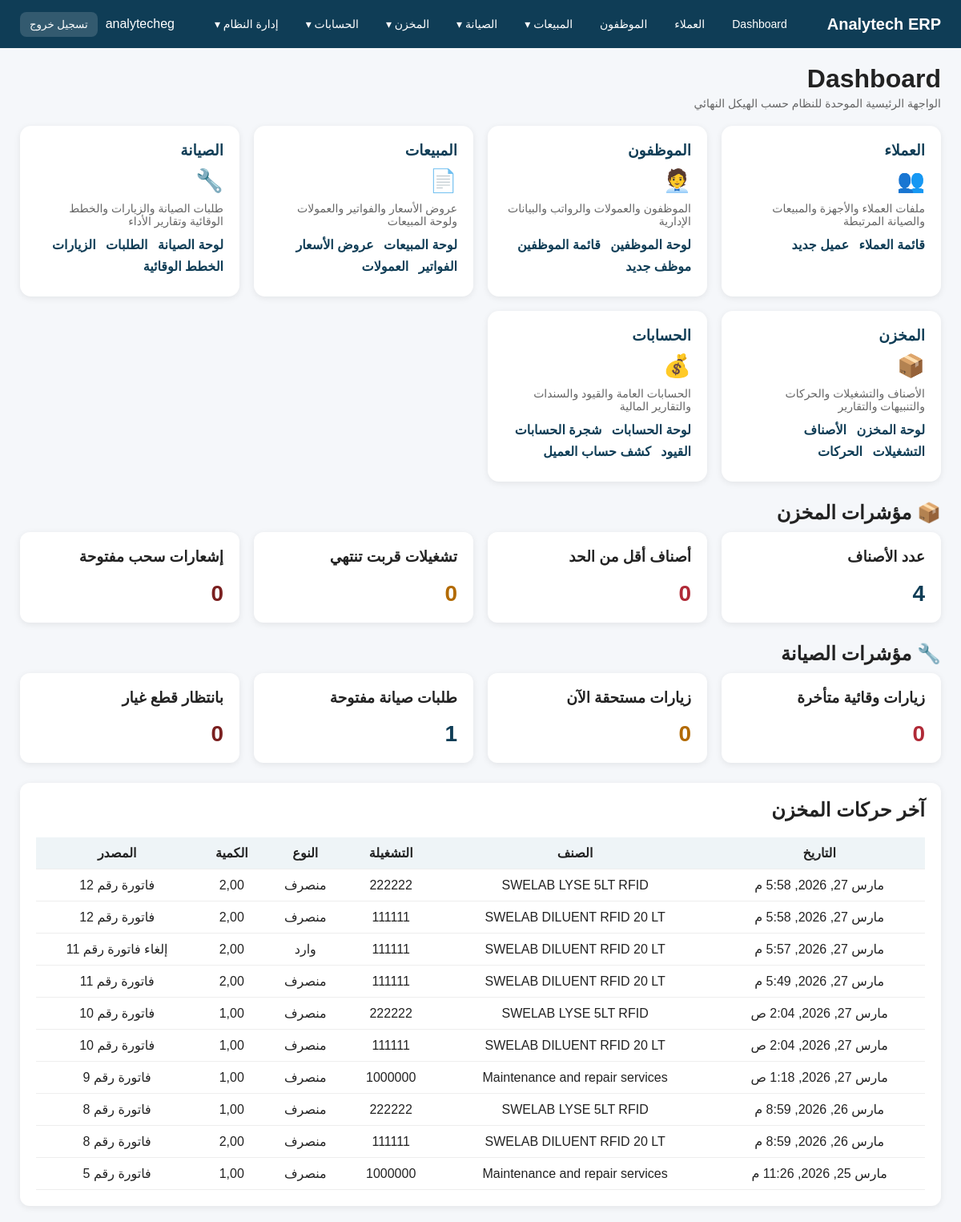
The app's page / (signed in) with its own data.
### app_inventory/models.py (models this page shows, shortened)
class InventoryTransaction(models.Model):
    TRANSACTION_TYPES = [
        ('IN', 'وارد'),
        ('OUT', 'منصرف'),
        ('ADJUSTMENT', 'تسوية'),
    ]
    SOURCE_TYPES = [
        ('Supplier', 'مورد'),
        ('Customer', 'عميل'),
        ('Customer Return', 'مرتجع عميل'),
        ('Maintenance', 'صيانة'),
        ('Maintenance Return', 'مرتجع صيانة'),
        ('Adjustment', 'تسوية'),
        ('Other', 'أخرى'),
    ]
    item = models.ForeignKey(
        InventoryItem,
        on_delete=models.CASCADE,
        related_name='transactions',
        verbose_name='الصنف'
    )
    lot = models.ForeignKey(
        InventoryLot,
        on_delete=models.SET_NULL,
        blank=True,
        null=True,
        verbose_name='التشغيلة'
    )
    transaction_type = models.CharField(max_length=20, choices=TRANSACTION_TYPES, verbose_name='نوع الحركة')
    source_type = models.CharField(max_length=30, choices=SOURCE_TYPES, blank=True, null=True, verbose_name='مصدر الحركة')
    source_name = models.CharField(max_length=200, blank=True, null=True, verbose_name='اسم المصدر / المرجع')
    quantity = models.DecimalField(max_digits=12, decimal_places=2, verbose_name='الكمية')
    balance_before = models.DecimalField(max_digits=12, decimal_places=2, default=0, verbose_name='الرصيد قبل')
    balance_after = models.DecimalField(max_digits=12, decimal_places=2, default=0, verbose_name='الرصيد بعد')
    transaction_date = models.DateTimeField(auto_now_add=True, verbose_name='تاريخ الحركة')
    reference = models.CharField(max_length=200, blank=True, null=True, verbose_name='المرجع')
    notes = models.TextField(blank=True, null=True, verbose_name='ملاحظات')
    class Meta:
        verbose_name = 'حركة مخزنية'
        verbose_name_plural = 'حركات المخزن'
        ordering = ['transaction_date', 'id']

class InventoryItem(models.Model):
    ITEM_TYPES = [
        ('Spare Part', 'قطعة غيار'),
        ('Diluent', 'Diluent'),
        ('Lyse', 'Lyse'),
        ('Cleaner', 'Cleaner'),
        ('Control', 'Control'),
        ('Calibrator', 'Calibrator'),
        ('Other', 'أخرى'),
    ]
    item_name = models.CharField(max_length=200, verbose_name='اسم الصنف')
    item_type = models.CharField(max_length=50, choices=ITEM_TYPES, verbose_name='نوع الصنف')
    item_code = models.CharField(max_length=100, unique=True, verbose_name='كود الصنف')
    quantity = models.DecimalField(max_digits=12, decimal_places=2, default=0, verbose_name='إجمالي الكمية')
    unit = models.CharField(max_length=50, blank=True, null=True, verbose_name='الوحدة')
    min_stock = models.DecimalField(max_digits=12, decimal_places=2, default=0, verbose_name='الحد الأدنى')
    purchase_price = models.DecimalField(max_digits=12, decimal_places=2, default=0, verbose_name='سعر الشراء')
    sale_price = models.DecimalField(max_digits=12, decimal_places=2, default=0, verbose_name='سعر البيع')
    supplier = models.CharField(max_length=200, blank=True, null=True, verbose_name='المورد')
    notes = models.TextField(blank=True, null=True, verbose_name='ملاحظات')
    class Meta:
        verbose_name = 'صنف مخزني'
        verbose_name_plural = 'أصناف المخزن'
        ordering = ['item_name']

class InventoryLot(models.Model):
    item = models.ForeignKey(
        InventoryItem,
        on_delete=models.CASCADE,
        related_name='lots',
        verbose_name='الصنف'
    )
    lot_number = models.CharField(max_length=100, verbose_name='رقم التشغيلة')
    quantity = models.DecimalField(max_digits=12, decimal_places=2, default=0, verbose_name='كمية التشغيلة')
    expiry_date = models.DateField(blank=True, null=True, verbose_name='تاريخ الانتهاء')
    created_at = models.DateTimeField(auto_now_add=True)
    class Meta:
        verbose_name = 'تشغيلة'
        verbose_name_plural = 'التشغيلات'
        unique_together = ('item', 'lot_number')
        ordering = ['expiry_date', 'created_at', 'id']
    def is_expiring_soon(self):
        return bool(self.expiry_date and date.today() <= self.expiry_date <= date.today() + timedelta(days=90))

### app_inventory/views.py (the view)
# urls.py: path('', dashboard, name='dashboard'),
def dashboard(request):
    total_items = InventoryItem.objects.count()
    low_stock_items = InventoryItem.objects.filter(quantity__lte=0)
    recent_transactions = InventoryTransaction.objects.select_related('item', 'lot').all().order_by('-transaction_date', '-id')[:10]
    expiring_lots = [lot for lot in InventoryLot.objects.select_related('item').all() if lot.is_expiring_soon()]
    recall_open = RecallNotice.objects.filter(status__in=['Open', 'In Progress']).count()
    active_plans = PreventiveMaintenancePlan.objects.select_related('customer', 'device').filter(is_active=True)
    maintenance_due_count = sum(1 for plan in active_plans if plan.is_due and not plan.is_overdue)
    maintenance_overdue_count = sum(1 for plan in active_plans if plan.is_overdue)
    maintenance_open_requests = MaintenanceRequest.objects.exclude(
        status__in=['Resolved', 'Closed']
    ).count()
    maintenance_waiting_parts = MaintenanceVisit.objects.filter(
        status='Waiting Parts'
    ).count()
    return render(request, 'dashboard.html', {
        'total_items': total_items,
        'low_stock_count': low_stock_items.count(),
        'recent_transactions': recent_transactions,
        'expiring_lots_count': len(expiring_lots),
        'recall_open_count': recall_open,
        'maintenance_due_count': maintenance_due_count,
        'maintenance_overdue_count': maintenance_overdue_count,
        'maintenance_open_requests': maintenance_open_requests,
        'maintenance_waiting_parts': maintenance_waiting_parts,
    })

### app_maintenance/models.py (called while the page is built)
    @property
    def is_due(self):
        return bool(self.next_due_date and self.next_due_date <= timezone.localdate())

    @property
    def is_overdue(self):
        if not self.next_due_date:
            return False
        return timezone.localdate() > (self.next_due_date + timedelta(days=self.grace_days))

### templates/dashboard.html (shortened to what this page needs)
{% extends 'base.html' %}
{% block content %}
<div class="topbar">
    <div>
        <h1>Dashboard</h1>
        <div class="sub">الواجهة الرئيسية الموحدة للنظام حسب الهيكل النهائي</div>
    </div>
</div>
<div class="hub-grid" style="margin-bottom:25px;">
    <div class="hub-card">
        <h3>العملاء</h3>
        <div class="value">👥</div>
        <div class="sub">ملفات العملاء والأجهزة والمبيعات والصيانة المرتبطة</div>
        <div class="links" style="margin-top:12px;">
            <a href="/customers/">قائمة العملاء</a>
            <a href="/customers/new/">عميل جديد</a>
        </div>
    </div>
    <div class="hub-card">
        <h3>الموظفون</h3>
        <div class="value">🧑‍💼</div>
        <div class="sub">الموظفون والعمولات والرواتب والبيانات الإدارية</div>
        <div class="links" style="margin-top:12px;">
            <a href="/employees/">لوحة الموظفين</a>
            <a href="/employees/list/">قائمة الموظفين</a>
            <a href="/employees/create/">موظف جديد</a>
        </div>
    </div>
    <div class="hub-card">
        <h3>المبيعات</h3>
        <div class="value">📄</div>
        <div class="sub">عروض الأسعار والفواتير والعمولات ولوحة المبيعات</div>
        <div class="links" style="margin-top:12px;">
            <a href="/reports/sales/">لوحة المبيعات</a>
            <a href="/quotations/">عروض الأسعار</a>
            <a href="/invoices/">الفواتير</a>
            <a href="/reports/commissions/">العمولات</a>
        </div>
    </div>
    <div class="hub-card">
        <h3>الصيانة</h3>
        <div class="value">🔧</div>
        <div class="sub">طلبات الصيانة والزيارات والخطط الوقائية وتقارير الأداء</div>
        <div class="links" style="margin-top:12px;">
            <a href="/maintenance/reports/">لوحة الصيانة</a>
            <a href="/maintenance/requests/">الطلبات</a>
            <a href="/maintenance/visits/">الزيارات</a>
            <a href="/maintenance/plans/">الخطط الوقائية</a>
        </div>
    </div>
    <div class="hub-card">
        <h3>المخزن</h3>
        <div class="value">📦</div>
        <div class="sub">الأصناف والتشغيلات والحركات والتنبيهات والتقارير</div>
        <div class="links" style="margin-top:12px;">
            <a href="/inventory/">لوحة المخزن</a>
            <a href="/inventory/items/">الأصناف</a>
            <a href="/inventory/lots/">التشغيلات</a>
            <a href="/inventory/transactions/">الحركات</a>
        </div>
    </div>
    <div class="hub-card">
        <h3>الحسابات</h3>
        <div class="value">💰</div>
        <div class="sub">الحسابات العامة والقيود والسندات والتقارير المالية</div>
        <div class="links" style="margin-top:12px;">
            <a href="/accounting/">لوحة الحسابات</a>
            <a href="/accounting/accounts/">شجرة الحسابات</a>
            <a href="/accounting/journal/">القيود</a>
            <a href="/accounting/customer-statement/">كشف حساب العميل</a>
        </div>
    </div>
</div>
<div style="margin-bottom:25px;">
    <h2 style="margin-bottom:10px;">📦 مؤشرات المخزن</h2>
    <div style="display:grid; grid-template-columns:repeat(auto-fit, minmax(240px, 1fr)); gap:18px;">
        <div class="section">
            <h3 style="margin-top:0;">عدد الأصناف</h3>
            <div style="font-size:28px; font-weight:bold; color:#0f3d56;">{{ total_items|default:0 }}</div>
        </div>
        <div class="section">
            <h3 style="margin-top:0;">أصناف أقل من الحد</h3>
            <div style="font-size:28px; font-weight:bold; color:#b02a37;">{{ low_stock_count|default:0 }}</div>
        </div>
        <div class="section">
            <h3 style="margin-top:0;">تشغيلات قربت تنتهي</h3>
            <div style="font-size:28px; font-weight:bold; color:#b26a00;">{{ expiring_lots_count|default:0 }}</div>
        </div>
        <div class="section">
            <h3 style="margin-top:0;">إشعارات سحب مفتوحة</h3>
            <div style="font-size:28px; font-weight:bold; color:#7a1f1f;">{{ recall_open_count|default:0 }}</div>
        </div>
    </div>
</div>
<div style="margin-bottom:25px;">
    <h2 style="margin-bottom:10px;">🔧 مؤشرات الصيانة</h2>
    <div style="display:grid; grid-template-columns:repeat(auto-fit, minmax(240px, 1fr)); gap:18px;">
        <div class="section">
            <h3 style="margin-top:0;">زيارات وقائية متأخرة</h3>
            <div style="font-size:28px; font-weight:bold; color:#b02a37;">
                {{ maintenance_overdue_count|default:0 }}
            </div>
        </div>
        <div class="section">
            <h3 style="margin-top:0;">زيارات مستحقة الآن</h3>
            <div style="font-size:28px; font-weight:bold; color:#b26a00;">
                {{ maintenance_due_count|default:0 }}
            </div>
        </div>
        <div class="section">
            <h3 style="margin-top:0;">طلبات صيانة مفتوحة</h3>
            <div style="font-size:28px; font-weight:bold; color:#0f3d56;">
                {{ maintenance_open_requests|default:0 }}
            </div>
        </div>
        <div class="section">
            <h3 style="margin-top:0;">بانتظار قطع غيار</h3>
            <div style="font-size:28px; font-weight:bold; color:#7a1f1f;">
                {{ maintenance_waiting_parts|default:0 }}
            </div>
        </div>
    </div>
</div>
<div class="section">
    <h2 style="margin-top:0;">آخر حركات المخزن</h2>
    <table>
        <thead>
            <tr>
                <th>التاريخ</th>
                <th>الصنف</th>
                <th>التشغيلة</th>
                <th>النوع</th>
                <th>الكمية</th>
                <th>المصدر</th>
            </tr>
        </thead>
        <tbody>
            {% for tx in recent_transactions %}
            <tr>
                <td>{{ tx.transaction_date }}</td>
                <td>{{ tx.item.item_name }}</td>
                <td>{% if tx.lot %}{{ tx.lot.lot_number }}{% else %}-{% endif %}</td>
                <td>{{ tx.get_transaction_type_display }}</td>
                <td>{{ tx.quantity }}</td>
                <td>{{ tx.source_name|default:"-" }}</td>
            </tr>
            {% empty %}
            <tr>
                <td colspan="6" style="padding:20px; text-align:center;">
                    لا توجد حركات حديثة
                </td>
            </tr>
            {% endfor %}
        </tbody>
    </table>
</div>
{% endblock %}

### templates/base.html (shortened to what this page needs)
<!DOCTYPE html>
<html lang="ar" dir="rtl">
<head>
</head>
<body>
<div class="navbar">
    <div class="logo">Analytech ERP</div>
    {% if user.is_authenticated %}
    <div class="menu">
        <a href="/">Dashboard</a>
        {% if perms.customers.view_customer %}
        <a href="/customers/">العملاء</a>
        {% endif %}
        {% if perms.app_employees.view_employee %}
        <a href="/employees/">الموظفون</a>
        {% endif %}
        {% if perms.app_quotations.view_quotation or perms.app_sales.view_salesorder or perms.app_invoices.view_invoice or perms.app_employees.view_employeecommission %}
        <div class="dropdown">
            <a href="/reports/sales/">المبيعات ▾</a>
        </div>
        {% endif %}
        {% if perms.app_maintenance.view_maintenancerequest or perms.app_maintenance.view_maintenancevisit or perms.app_maintenance.view_preventivemaintenanceplan %}
        <div class="dropdown">
            <a href="/maintenance/reports/">الصيانة ▾</a>
        </div>
        {% endif %}
        {% if perms.app_inventory.view_inventoryitem or perms.app_inventory.view_inventorylot or perms.app_inventory.view_inventorytransaction or perms.app_inventory.view_recallnotice %}
        <div class="dropdown">
            <a href="/inventory/">المخزن ▾</a>
        </div>
        {% endif %}
        {% if perms.accounting.view_account or perms.accounting.view_journalentry or perms.accounting.view_receiptvoucher or perms.accounting.view_paymentvoucher %}
        <div class="dropdown">
            <a href="/accounting/">الحسابات ▾</a>
        </div>
        {% endif %}
        {% if user.is_staff %}
        <div class="dropdown">
            <a href="/admin/">إدارة النظام ▾</a>
        </div>
        {% endif %}
    </div>
    <div class="user-box">
        <span>{{ user.username }}</span>
        <form method="post" action="{% url 'logout' %}" class="logout-form">
            <button type="submit" class="logout-btn">تسجيل خروج</button>
        </form>
    </div>
    {% endif %}
</div>
<div class="container">
    {% block content %}{% endblock %}
</div>
</body>
</html>

### templates/base.html (style rules this page uses)
body { margin: 0; font-family: Tahoma, Arial, sans-serif; background: #f5f7fa; color: #222; }
.navbar { background: #0f3d56; color: white; padding: 14px 25px; display: flex; justify-content: space-between; align-items: center; gap: 16px; flex-wrap: wrap; }
.logo { font-size: 20px; font-weight: bold; white-space: nowrap; }
.menu { display: flex; align-items: center; gap: 14px; flex-wrap: wrap; }
.menu > a, .dropdown > a { color: white; text-decoration: none; font-size: 14px; padding: 8px 10px; border-radius: 8px; display: inline-block; }
.dropdown { position: relative; }
.container { padding: 20px 25px; }
.topbar { display: flex; justify-content: space-between; align-items: center; margin-bottom: 20px; gap: 15px; flex-wrap: wrap; }
.topbar h1 { margin: 0; }
.sub { color: #666; font-size: 14px; margin-top: 4px; }
.section { background: white; padding: 20px; border-radius: 12px; box-shadow: 0 2px 8px rgba(0,0,0,0.08); }
table { width: 100%; border-collapse: collapse; }
th, td { padding: 10px; border-bottom: 1px solid #eee; text-align: center; vertical-align: middle; }
th { background: #eef4f7; }
.hub-grid { display: grid; grid-template-columns: repeat(auto-fit, minmax(250px, 1fr)); gap: 18px; }
.hub-card { background: white; border-radius: 14px; padding: 20px; box-shadow: 0 2px 8px rgba(0,0,0,0.08); }
.hub-card h3 { margin-top: 0; margin-bottom: 10px; color: #0f3d56; }
.hub-card .value { font-size: 28px; font-weight: bold; margin-bottom: 10px; }
.hub-card .links a { display: inline-block; margin-left: 8px; margin-bottom: 8px; color: #0f3d56; text-decoration: none; font-weight: bold; }
.user-box { display: flex; align-items: center; gap: 10px; color: white; }
.logout-form { margin: 0; }
.logout-btn { background: rgba(255,255,255,0.15); border: none; color: white; padding: 8px 12px; border-radius: 8px; cursor: pointer; }

### records on screen
InventoryTransaction: transaction_date "مارس 27, 2026, 5:58 م", item.item_name "SWELAB LYSE 5LT RFID", lot.lot_number "222222", transaction_type "منصرف", quantity "2,00", source_name "فاتورة رقم 12"
InventoryTransaction: transaction_date "مارس 27, 2026, 5:58 م", item.item_name "SWELAB DILUENT RFID 20 LT", lot.lot_number "111111", transaction_type "منصرف", quantity "2,00", source_name "فاتورة رقم 12"
InventoryTransaction: transaction_date "مارس 27, 2026, 5:57 م", item.item_name "SWELAB DILUENT RFID 20 LT", lot.lot_number "111111", transaction_type "وارد", quantity "2,00", source_name "إلغاء فاتورة رقم 11"
InventoryTransaction: transaction_date "مارس 27, 2026, 5:49 م", item.item_name "SWELAB DILUENT RFID 20 LT", lot.lot_number "111111", transaction_type "منصرف", quantity "2,00", source_name "فاتورة رقم 11"
InventoryTransaction: transaction_date "مارس 27, 2026, 2:04 ص", item.item_name "SWELAB LYSE 5LT RFID", lot.lot_number "222222", transaction_type "منصرف", quantity "1,00", source_name "فاتورة رقم 10"
InventoryTransaction: transaction_date "مارس 27, 2026, 2:04 ص", item.item_name "SWELAB DILUENT RFID 20 LT", lot.lot_number "111111", transaction_type "منصرف", quantity "1,00", source_name "فاتورة رقم 10"
InventoryTransaction: transaction_date "مارس 27, 2026, 1:18 ص", item.item_name "Maintenance and repair services", lot.lot_number "1000000", transaction_type "منصرف", quantity "1,00", source_name "فاتورة رقم 9"
InventoryTransaction: transaction_date "مارس 26, 2026, 8:59 م", item.item_name "SWELAB LYSE 5LT RFID", lot.lot_number "222222", transaction_type "منصرف", quantity "1,00", source_name "فاتورة رقم 8"
InventoryTransaction: transaction_date "مارس 26, 2026, 8:59 م", item.item_name "SWELAB DILUENT RFID 20 LT", lot.lot_number "111111", transaction_type "منصرف", quantity "2,00", source_name "فاتورة رقم 8"
InventoryTransaction: transaction_date "مارس 25, 2026, 11:26 م", item.item_name "Maintenance and repair services", lot.lot_number "1000000", transaction_type "منصرف", quantity "1,00", source_name "فاتورة رقم 5"

### other values on screen
{{ user.username }} "analytecheg"
{{ total_items|default:0 }} "4"
{{ low_stock_count|default:0 }} "0"
{{ expiring_lots_count|default:0 }} "0"
{{ recall_open_count|default:0 }} "0"
{{ maintenance_overdue_count|default:0 }} "0"
{{ maintenance_due_count|default:0 }} "0"
{{ maintenance_open_requests|default:0 }} "1"
{{ maintenance_waiting_parts|default:0 }} "0"
